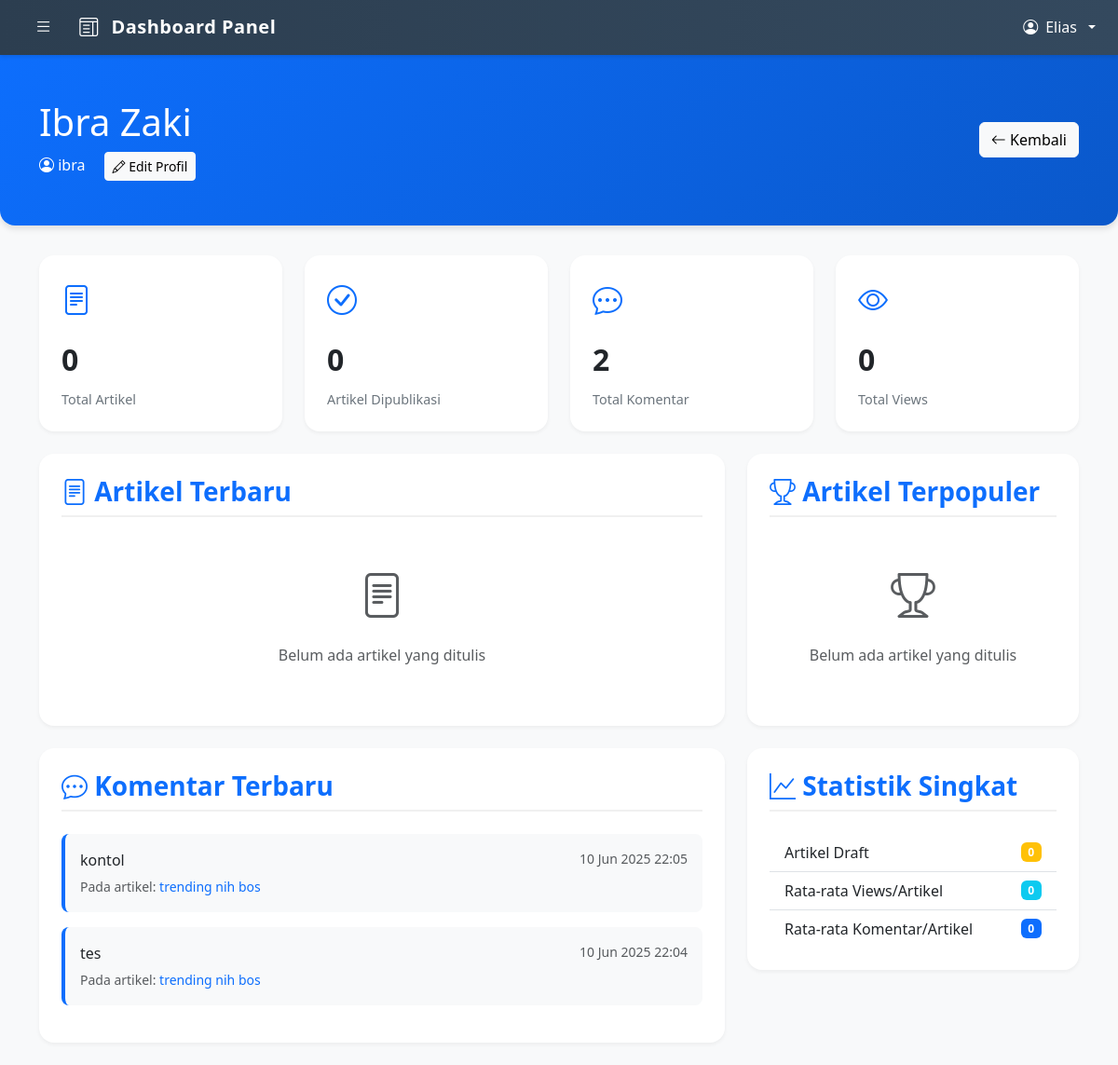
The page /bloging/dashboard/admin/user_detail.php?id=8 (signed in) on the database its author committed.
### tables this page shows
CREATE TABLE IF NOT EXISTS `users` (
  `id` int NOT NULL AUTO_INCREMENT,
  `fname` varchar(255) NOT NULL,
  `username` varchar(255) NOT NULL,
  `password` varchar(255) NOT NULL,
  PRIMARY KEY (`id`),
  UNIQUE KEY `username` (`username`)
);

CREATE TABLE IF NOT EXISTS `comment` (
  `comment_id` int NOT NULL AUTO_INCREMENT,
  `comment` text NOT NULL,
  `user_id` int NOT NULL,
  `blog_id` int NOT NULL,
  `parent_id` int DEFAULT NULL,
  `status` enum('active','deleted') NOT NULL DEFAULT 'active',
  `created_at` datetime NOT NULL DEFAULT CURRENT_TIMESTAMP,
  `updated_at` datetime DEFAULT NULL ON UPDATE CURRENT_TIMESTAMP,
  PRIMARY KEY (`comment_id`),
  KEY `blog_id` (`blog_id`),
  KEY `user_id` (`user_id`),
  KEY `parent_id` (`parent_id`)
);

CREATE TABLE IF NOT EXISTS `blogs` (
  `id` int NOT NULL AUTO_INCREMENT,
  `title` varchar(255) NOT NULL,
  `content` text NOT NULL,
  `image` varchar(255) DEFAULT NULL,
  `created_at` timestamp NULL DEFAULT CURRENT_TIMESTAMP,
  `category_id` int DEFAULT NULL,
  `author_id` int DEFAULT NULL,
  `author_type` enum('admin','user') DEFAULT NULL,
  `status` enum('draft','published') DEFAULT 'draft',
  `views` int NOT NULL DEFAULT '0',
  PRIMARY KEY (`id`)
);

### bloging/dashboard/admin/user_detail.php (the view, shortened to what this page needs)
<?php
include '../../config.php';
$user_id = isset($_GET['id']) ? (int)$_GET['id'] : $_SESSION['author_id'];
$is_admin = isset($_SESSION['author_type']) && $_SESSION['author_type'] === 'admin';
$user_query = $conn->prepare("SELECT * FROM users WHERE id = ?");
$user_query->bind_param("i", $user_id);
$user_query->execute();
$user = $user_query->get_result()->fetch_assoc();
$stats_query = "
    SELECT
        (SELECT COUNT(*) FROM blogs WHERE author_id = ? AND author_type = 'user') as total_articles,
        (SELECT COUNT(*) FROM blogs WHERE author_id = ? AND author_type = 'user' AND status = 'published') as published_articles,
        (SELECT COUNT(*) FROM blogs WHERE author_id = ? AND author_type = 'user' AND status = 'draft') as draft_articles,
        (SELECT COUNT(*) FROM comment WHERE user_id = ?) as total_comments,
        (SELECT SUM(views) FROM blogs WHERE author_id = ? AND author_type = 'user') as total_views
";
$stats_stmt = $conn->prepare($stats_query);
$stats_stmt->bind_param("iiiii", $user_id, $user_id, $user_id, $user_id, $user_id);
$stats_stmt->execute();
$stats = $stats_stmt->get_result()->fetch_assoc();
$articles_query = "
    SELECT b.*, c.category as category_name
    FROM blogs b
    LEFT JOIN category c ON b.category_id = c.id
    WHERE b.author_id = ? AND b.author_type = 'user'
    ORDER BY b.created_at DESC
    LIMIT 5
";
$articles_stmt = $conn->prepare($articles_query);
$articles_stmt->bind_param("i", $user_id);
$articles_stmt->execute();
$recent_articles = $articles_stmt->get_result();
$comments_query = "
    SELECT c.*, b.title as blog_title
    FROM comment c
    JOIN blogs b ON c.blog_id = b.id
    WHERE c.user_id = ?
    ORDER BY c.created_at DESC
    LIMIT 5
";
$comments_stmt = $conn->prepare($comments_query);
$comments_stmt->bind_param("i", $user_id);
$comments_stmt->execute();
$recent_comments = $comments_stmt->get_result();
$top_articles_query = "
    SELECT b.*, c.category as category_name
    FROM blogs b
    LEFT JOIN category c ON b.category_id = c.id
    WHERE b.author_id = ? AND b.author_type = 'user'
    ORDER BY b.views DESC
    LIMIT 3
";
$top_articles_stmt = $conn->prepare($top_articles_query);
$top_articles_stmt->bind_param("i", $user_id);
$top_articles_stmt->execute();
$top_articles = $top_articles_stmt->get_result();
?>
<!DOCTYPE html>
<html lang="id">
<head>
    <link href="https://cdn.jsdelivr.net/npm/bootstrap@5.3.0/dist/css/bootstrap.min.css" rel="stylesheet">
    <link href="https://cdn.jsdelivr.net/npm/bootstrap-icons@1.10.5/font/bootstrap-icons.css" rel="stylesheet">
</head>
<body class="bg-light">
    <?php include '../components/navbar.php'; ?>
    <?php if ($is_admin) include '../components/sidebar.php'; ?>
    <div class="profile-header">
        <div class="container">
            <div class="row align-items-center">
                <div class="col-md-8">
                    <h1 class="mb-2"><?= htmlspecialchars($user['fname']) ?></h1>
                    <p class="mb-0">
                        <i class="bi bi-person-circle"></i> <?= htmlspecialchars($user['username']) ?>
                        <?php if ($is_admin): ?>
                            <a href="edit_user.php?id=<?= $user_id ?>" class="btn btn-light btn-sm ms-3">
                                <i class="bi bi-pencil"></i> Edit Profil
                            </a>
                        <?php endif; ?>
                    </p>
                </div>
                <div class="col-md-4 text-md-end mt-3 mt-md-0">
                    <a href="<?= $is_admin ? 'user_management.php' : '../index.php' ?>" class="btn btn-light">
                        <i class="bi bi-arrow-left"></i> Kembali
                    </a>
                </div>
            </div>
        </div>
    </div>
    <div class="container">
        <div class="row g-4 mb-4">
            <div class="col-md-3">
                <div class="stats-card">
                    <div class="stats-icon">
                        <i class="bi bi-file-text"></i>
                    </div>
                    <div class="stats-number"><?= number_format($stats['total_articles']) ?></div>
                    <div class="stats-label">Total Artikel</div>
                </div>
            </div>
            <div class="col-md-3">
                <div class="stats-card">
                    <div class="stats-icon">
                        <i class="bi bi-check-circle"></i>
                    </div>
                    <div class="stats-number"><?= number_format($stats['published_articles']) ?></div>
                    <div class="stats-label">Artikel Dipublikasi</div>
                </div>
            </div>
            <div class="col-md-3">
                <div class="stats-card">
                    <div class="stats-icon">
                        <i class="bi bi-chat-dots"></i>
                    </div>
                    <div class="stats-number"><?= number_format($stats['total_comments']) ?></div>
                    <div class="stats-label">Total Komentar</div>
                </div>
            </div>
            <div class="col-md-3">
                <div class="stats-card">
                    <div class="stats-icon">
                        <i class="bi bi-eye"></i>
                    </div>
                    <div class="stats-number"><?= number_format($stats['total_views']) ?></div>
                    <div class="stats-label">Total Views</div>
                </div>
            </div>
        </div>
        <div class="row">
            <div class="col-md-8">
                <div class="content-card">
                    <h3 class="card-title">
                        <i class="bi bi-file-text"></i> Artikel Terbaru
                    </h3>
                    <?php if ($recent_articles->num_rows > 0): ?>
                        <?php while ($article = $recent_articles->fetch_assoc()): ?>
                            <div class="article-item">
                                <div class="d-flex justify-content-between align-items-start">
                                    <div>
                                        <h5 class="mb-1">
                                            <a href="../../../view_detail.php?id=<?= $article['id'] ?>" class="text-decoration-none">
                                                <?= htmlspecialchars($article['title']) ?>
                                            </a>
                                        </h5>
                                        <div class="mb-2">
                                            <span class="badge bg-light text-dark">
                                                <?= htmlspecialchars($article['category_name']) ?>
                                            </span>
                                            <span class="badge bg-<?= $article['status'] === 'published' ? 'success' : 'warning' ?>">
                                                <?= ucfirst($article['status']) ?>
                                            </span>
                                            <span class="badge bg-info">
                                                <i class="bi bi-eye-fill"></i> <?= number_format($article['views']) ?>
                                            </span>
                                        </div>
                                        <small class="text-muted">
                                            <i class="bi bi-calendar"></i> <?= date('d M Y H:i', strtotime($article['created_at'])) ?>
                                        </small>
                                    </div>
                                    <?php if (!empty($article['image'])): ?>
                                        <div class="thumbnail-container ms-3">
                                            <img src="../../../uploads/<?= basename($article['image']) ?>" alt="Thumbnail">
                                        </div>
                                    <?php endif; ?>
                                </div>
                            </div>
                        <?php endwhile; ?>
                        <div class="text-center mt-3">
                            <a href="<?= $is_admin ? '../../blogs_management.php' : '../blog_management.php' ?>" class="btn btn-outline-primary">
                                Lihat Semua Artikel
                            </a>
                        </div>
                    <?php else: ?>
                        <div class="text-center text-muted py-4">
                            <i class="bi bi-file-text" style="font-size: 3rem;"></i>
                            <p class="mt-3">Belum ada artikel yang ditulis</p>
                        </div>
                    <?php endif; ?>
                </div>
                <div class="content-card">
                    <h3 class="card-title">
                        <i class="bi bi-chat-dots"></i> Komentar Terbaru
                    </h3>
                    <?php if ($recent_comments->num_rows > 0): ?>
                        <?php while ($comment = $recent_comments->fetch_assoc()): ?>
                            <div class="comment-item">
                                <div class="d-flex justify-content-between">
                                    <div>
                                        <p class="mb-1"><?= htmlspecialchars($comment['comment']) ?></p>
                                        <small class="text-muted">
                                            Pada artikel:
                                            <a href="../../../view_detail.php?id=<?= $comment['blog_id'] ?>" class="text-decoration-none">
                                                <?= strip_tags($comment['blog_title']) ?>
                                            </a>
                                        </small>
                                    </div>
                                    <small class="text-muted">
                                        <?= date('d M Y H:i', strtotime($comment['created_at'])) ?>
                                    </small>
                                </div>
                            </div>
                        <?php endwhile; ?>
                    <?php endif; ?>
                </div>
            </div>
            <div class="col-md-4">
                <div class="content-card">
                    <h3 class="card-title">
                        <i class="bi bi-trophy"></i> Artikel Terpopuler
                    </h3>
                    <?php if ($top_articles->num_rows > 0): ?>
                        <?php while ($article = $top_articles->fetch_assoc()): ?>
                            <div class="article-item">
                                <h6 class="mb-1">
                                    <a href="../../../view_detail.php?id=<?= $article['id'] ?>" class="text-decoration-none">
                                        <?= htmlspecialchars($article['title']) ?>
                                    </a>
                                </h6>
                                <div class="d-flex justify-content-between align-items-center">
                                    <span class="badge bg-info">
                                        <i class="bi bi-eye-fill"></i> <?= number_format($article['views']) ?> views
                                    </span>
                                    <small class="text-muted">
                                        <?= date('d M Y', strtotime($article['created_at'])) ?>
                                    </small>
                                </div>
                            </div>
                        <?php endwhile; ?>
                    <?php else: ?>
                        <div class="text-center text-muted py-4">
                            <i class="bi bi-trophy" style="font-size: 3rem;"></i>
                            <p class="mt-3">Belum ada artikel yang ditulis</p>
                        </div>
                    <?php endif; ?>
                </div>
                <div class="content-card">
                    <h3 class="card-title">
                        <i class="bi bi-graph-up"></i> Statistik Singkat
                    </h3>
                    <div class="list-group list-group-flush">
                        <div class="list-group-item d-flex justify-content-between align-items-center">
                            <span>Artikel Draft</span>
                            <span class="badge bg-warning"><?= number_format($stats['draft_articles']) ?></span>
                        </div>
                        <div class="list-group-item d-flex justify-content-between align-items-center">
                            <span>Rata-rata Views/Artikel</span>
                            <span class="badge bg-info">
                                <?= $stats['total_articles'] > 0
                                    ? number_format($stats['total_views'] / $stats['total_articles'], 1)
                                    : 0 ?>
                            </span>
                        </div>
                        <div class="list-group-item d-flex justify-content-between align-items-center">
                            <span>Rata-rata Komentar/Artikel</span>
                            <span class="badge bg-primary">
                                <?= $stats['total_articles'] > 0
                                    ? number_format($stats['total_comments'] / $stats['total_articles'], 1)
                                    : 0 ?>
                            </span>
                        </div>
                    </div>
                </div>
            </div>
        </div>
    </div>
</body>
</html>

### bloging/dashboard/admin/user_detail.php (style rules this page uses)
:root { --primary-color: #0d6efd; --secondary-color: #6c757d; --success-color: #198754; --warning-color: #ffc107; --info-color: #0dcaf0; }
.profile-header { background: linear-gradient(135deg, var(--primary-color), #0a58ca); color: white; padding: 3rem 0; margin-bottom: 2rem; border-radius: 0 0 1rem 1rem; box-shadow: 0 4px 6px rgba(0, 0, 0, 0.1); }
.stats-card { background: white; border-radius: 1rem; padding: 1.5rem; box-shadow: 0 2px 4px rgba(0, 0, 0, 0.05); transition: transform 0.2s; border: none; height: 100%; }
.stats-icon { font-size: 2rem; margin-bottom: 1rem; color: var(--primary-color); }
.stats-number { font-size: 2rem; font-weight: bold; margin-bottom: 0.5rem; }
.stats-label { color: var(--secondary-color); font-size: 0.9rem; }
.content-card { background: white; border-radius: 1rem; padding: 1.5rem; box-shadow: 0 2px 4px rgba(0, 0, 0, 0.05); margin-bottom: 1.5rem; }
.content-card .card-title { color: var(--primary-color); font-weight: 600; margin-bottom: 1.5rem; padding-bottom: 0.5rem; border-bottom: 2px solid #f0f0f0; }
.comment-item { padding: 1rem; border-radius: 0.5rem; margin-bottom: 1rem; background: #f8f9fa; border-left: 4px solid var(--primary-color); }
.badge { padding: 0.5em 0.8em; font-weight: 500; }

### rows shown on the page
users: fname "Ibra Zaki", username "ibra"
comment: comment "kontol", blog.title "trending nih bos", created_at "10 Jun 2025 22:05"
comment: comment "tes", blog.title "trending nih bos", created_at "10 Jun 2025 22:04"

### other values the page prints
$displayName "Elias"
$stats['total_articles'] "0"
$stats['published_articles'] "0"
$stats['total_comments'] "2"
$stats['total_views'] "0"
$stats['draft_articles'] "0"
